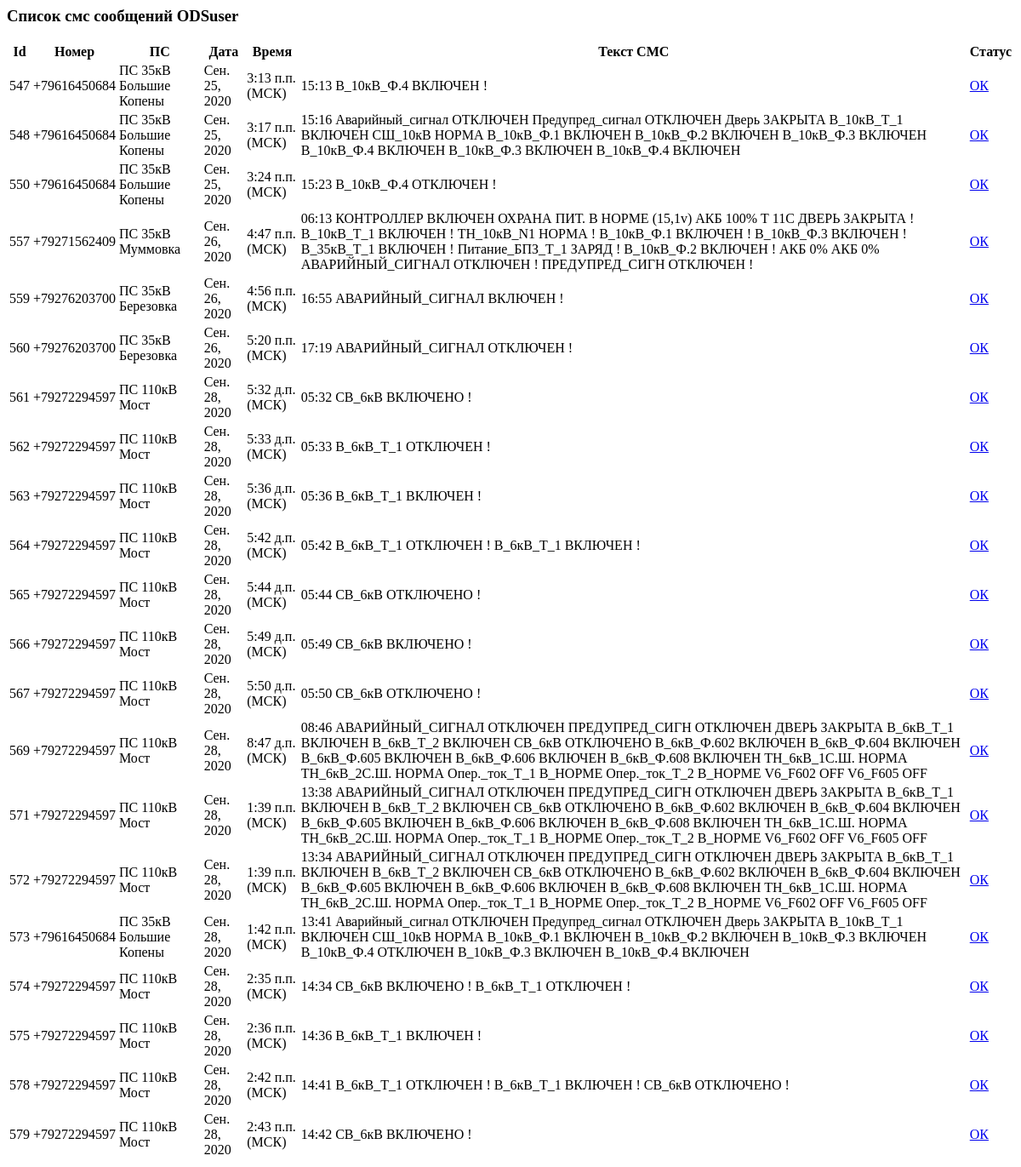
Page /ajax/get_response/ (signed in) on the earlier database version.
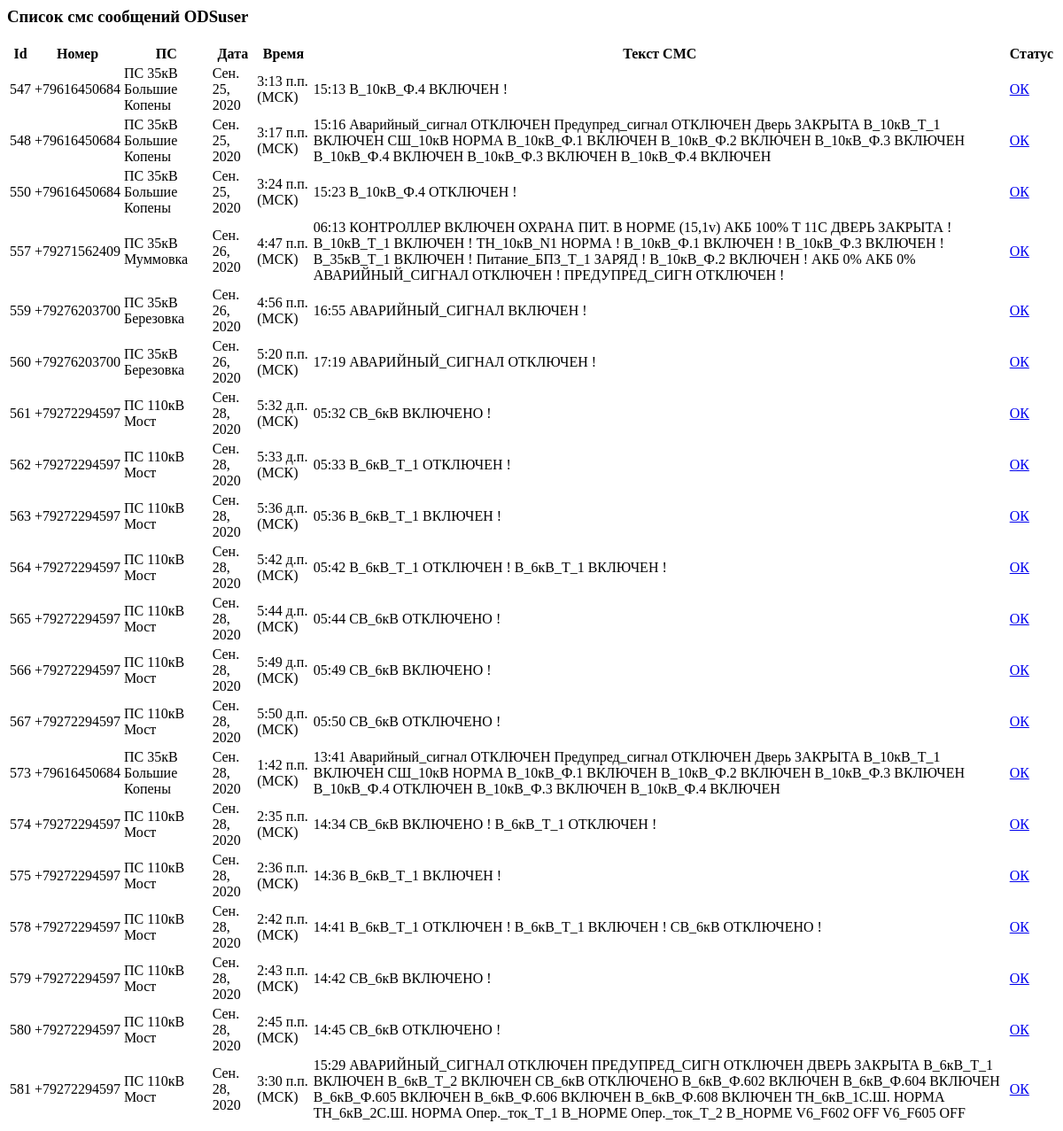
Same page on the later database version.
### my_app/models.py (models this page shows)
class Viewed_messages(models.Model):
    id_SMS = models.ForeignKey(Sms_message, on_delete = models.CASCADE)
    user = models.ForeignKey(User, on_delete=models.CASCADE)
    status_view = models.BooleanField()
    datetime_view = models.DateTimeField(null=True, blank=True)
    sms_notification = models.BooleanField()

class Sms_message(models.Model):
    number = models.CharField(max_length=12)
    date = models.DateField()
    time = models.TimeField()
    text_sms = models.TextField()
    ps = models.ForeignKey(Ps, on_delete=models.CASCADE)

class Ps(models.Model):
    name = models.CharField(max_length=100, primary_key=True)
    tel_number = models.CharField(max_length=12)
    res = models.ForeignKey(Group, on_delete=models.CASCADE)

### my_app/views.py (the view)
# urls.py: re_path(r'^ajax/get_response/$', views.table, name='get_response'),
@login_required
def table(request):
    toolView = ToolForView()
    user_name = request.user.username
    time_zone = " (МСК)"
    selected_interval = request.session['choice_status']
    messages = toolView.check_view(user_name, selected_interval)
    data = {"messages": messages, "username": user_name, "time_zone": time_zone}
    return render(request, "table.html", context=data)

### tm_project_django/clases/classes_for_view/classes_for_view.py (called while the page is built)
    def check_view(self, user_name, selected_interval):
        if selected_interval != 'False':
            delta = datetime.now() - timedelta(days=int(selected_interval))
            return Viewed_messages.objects.filter(user__username=user_name, status_view=True, id_SMS__date__gte=delta)
        else:
            return Viewed_messages.objects.filter(user__username=user_name, status_view=False)

### my_app/templates/table.html
{% if messages.count > 0 %}
    <h3>Список смс сообщений {{username}}</h3>
<table id ="customers">
        <tr><th>Id</th><th>Номер</th><th>ПС</th><th>Дата</th><th>Время</th><th>Текст СМС</th><th>Статус</th></tr>
       {% for  message in messages %}
        <tr>
            <td >{{ message.id_SMS.id }}</td>
            <td>{{ message.id_SMS.number }}</td>
            <td>{{ message.id_SMS.ps.name }}</td>
            <td>{{ message.id_SMS.date }}</td>
            <td>{{ message.id_SMS.time }}{{time_zone}}</td>
            <td>{{ message.id_SMS.text_sms }}</td>
            <td>
                {% if message.status_view %}
                <img src="/static/admin/img/icon-yes.svg" alt="True">
                {% else %}
                <a id="para1" href="view_sms/{{message.id}}">ОК</a>
                {% endif %}
            </td>
        </tr>
    {% endfor %}
    </table>
{% else %}
     <h3>Нет новых смс сообщений {{username}}</h3>
    {% endif %}

Differences in the rows shown:
removed Viewed_messages: id_SMS.id "569", id_SMS.number "+79272294597", id_SMS.ps.name "ПС 110кВ Мост", id_SMS "Сен. 28, 2020", id_SMS.time "8:47 д.п.", time_zone "(МСК)", id_SMS.text_sms "08:46 АВАРИЙНЫЙ_СИГНАЛ ОТКЛЮЧЕН ПРЕДУПРЕД_СИГН ОТКЛЮЧЕН ДВЕРЬ ЗАКРЫТА В_6кВ_Т_1 ВКЛЮЧЕН В_6кВ_Т_2 ВКЛЮЧЕН СВ_6кВ ОТКЛЮЧЕНО В_6кВ_Ф.602 ВКЛЮЧЕН В_6кВ_Ф.604 ВКЛЮЧЕН В_6кВ_Ф.605 ВКЛЮЧЕН В_6кВ_Ф.606 ВКЛЮЧЕН В_6кВ_Ф.608 ВКЛЮЧЕН ТН_6кВ_1С.Ш. НОРМА ТН_6кВ_2С.Ш. НОРМА Опер._ток_Т_1 В_НОРМЕ Опер._ток_Т_2 В_НОРМЕ V6_F602 OFF V6_F605 OFF"
removed Viewed_messages: id_SMS.id "571", id_SMS.number "+79272294597", id_SMS.ps.name "ПС 110кВ Мост", id_SMS "Сен. 28, 2020", id_SMS.time "1:39 п.п.", time_zone "(МСК)", id_SMS.text_sms "13:38 АВАРИЙНЫЙ_СИГНАЛ ОТКЛЮЧЕН ПРЕДУПРЕД_СИГН ОТКЛЮЧЕН ДВЕРЬ ЗАКРЫТА В_6кВ_Т_1 ВКЛЮЧЕН В_6кВ_Т_2 ВКЛЮЧЕН СВ_6кВ ОТКЛЮЧЕНО В_6кВ_Ф.602 ВКЛЮЧЕН В_6кВ_Ф.604 ВКЛЮЧЕН В_6кВ_Ф.605 ВКЛЮЧЕН В_6кВ_Ф.606 ВКЛЮЧЕН В_6кВ_Ф.608 ВКЛЮЧЕН ТН_6кВ_1С.Ш. НОРМА ТН_6кВ_2С.Ш. НОРМА Опер._ток_Т_1 В_НОРМЕ Опер._ток_Т_2 В_НОРМЕ V6_F602 OFF V6_F605 OFF"
removed Viewed_messages: id_SMS.id "572", id_SMS.number "+79272294597", id_SMS.ps.name "ПС 110кВ Мост", id_SMS "Сен. 28, 2020", id_SMS.time "1:39 п.п.", time_zone "(МСК)", id_SMS.text_sms "13:34 АВАРИЙНЫЙ_СИГНАЛ ОТКЛЮЧЕН ПРЕДУПРЕД_СИГН ОТКЛЮЧЕН ДВЕРЬ ЗАКРЫТА В_6кВ_Т_1 ВКЛЮЧЕН В_6кВ_Т_2 ВКЛЮЧЕН СВ_6кВ ОТКЛЮЧЕНО В_6кВ_Ф.602 ВКЛЮЧЕН В_6кВ_Ф.604 ВКЛЮЧЕН В_6кВ_Ф.605 ВКЛЮЧЕН В_6кВ_Ф.606 ВКЛЮЧЕН В_6кВ_Ф.608 ВКЛЮЧЕН ТН_6кВ_1С.Ш. НОРМА ТН_6кВ_2С.Ш. НОРМА Опер._ток_Т_1 В_НОРМЕ Опер._ток_Т_2 В_НОРМЕ V6_F602 OFF V6_F605 OFF"
added Viewed_messages: id_SMS.id "580", id_SMS.number "+79272294597", id_SMS.ps.name "ПС 110кВ Мост", id_SMS "Сен. 28, 2020", id_SMS.time "2:45 п.п.", time_zone "(МСК)", id_SMS.text_sms "14:45 СВ_6кВ ОТКЛЮЧЕНО !"
added Viewed_messages: id_SMS.id "581", id_SMS.number "+79272294597", id_SMS.ps.name "ПС 110кВ Мост", id_SMS "Сен. 28, 2020", id_SMS.time "3:30 п.п.", time_zone "(МСК)", id_SMS.text_sms "15:29 АВАРИЙНЫЙ_СИГНАЛ ОТКЛЮЧЕН ПРЕДУПРЕД_СИГН ОТКЛЮЧЕН ДВЕРЬ ЗАКРЫТА В_6кВ_Т_1 ВКЛЮЧЕН В_6кВ_Т_2 ВКЛЮЧЕН СВ_6кВ ОТКЛЮЧЕНО В_6кВ_Ф.602 ВКЛЮЧЕН В_6кВ_Ф.604 ВКЛЮЧЕН В_6кВ_Ф.605 ВКЛЮЧЕН В_6кВ_Ф.606 ВКЛЮЧЕН В_6кВ_Ф.608 ВКЛЮЧЕН ТН_6кВ_1С.Ш. НОРМА ТН_6кВ_2С.Ш. НОРМА Опер._ток_Т_1 В_НОРМЕ Опер._ток_Т_2 В_НОРМЕ V6_F602 OFF V6_F605 OFF"
